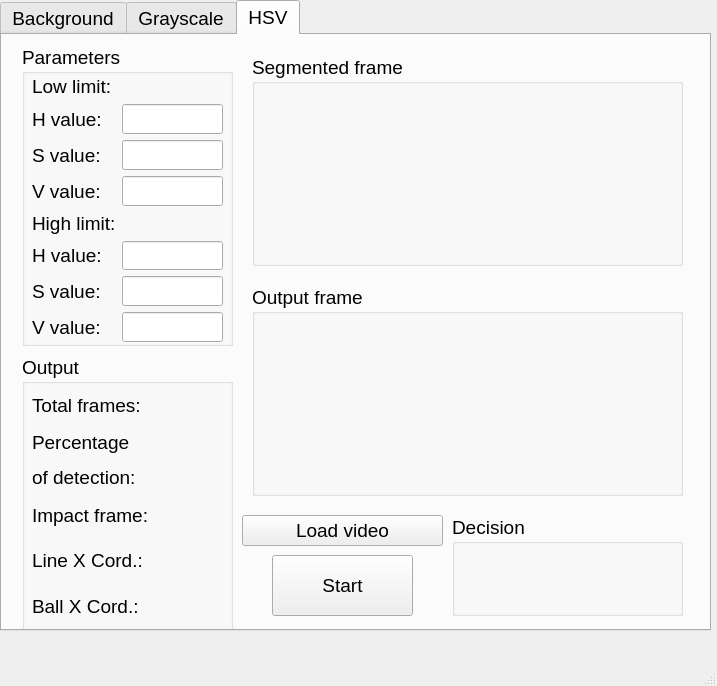
<?xml version="1.0" encoding="UTF-8"?>
<ui version="4.0">
 <class>MainWindow</class>
 <widget class="QMainWindow" name="MainWindow">
  <property name="enabled">
   <bool>true</bool>
  </property>
  <property name="geometry">
   <rect>
    <x>0</x>
    <y>0</y>
    <width>717</width>
    <height>686</height>
   </rect>
  </property>
  <property name="windowTitle">
   <string>Short Serve Faul Detection</string>
  </property>
  <widget class="QWidget" name="centralwidget">
   <widget class="QTabWidget" name="tabWidget">
    <property name="geometry">
     <rect>
      <x>0</x>
      <y>0</y>
      <width>711</width>
      <height>631</height>
     </rect>
    </property>
    <property name="font">
     <font>
      <pointsize>14</pointsize>
     </font>
    </property>
    <property name="currentIndex">
     <number>2</number>
    </property>
    <widget class="QWidget" name="tab">
     <attribute name="title">
      <string>Background</string>
     </attribute>
     <widget class="QPushButton" name="b_start">
      <property name="geometry">
       <rect>
        <x>50</x>
        <y>80</y>
        <width>141</width>
        <height>61</height>
       </rect>
      </property>
      <property name="font">
       <font>
        <pointsize>14</pointsize>
       </font>
      </property>
      <property name="text">
       <string>Start</string>
      </property>
     </widget>
     <widget class="QGroupBox" name="groupBox_9">
      <property name="geometry">
       <rect>
        <x>350</x>
        <y>480</y>
        <width>231</width>
        <height>101</height>
       </rect>
      </property>
      <property name="font">
       <font>
        <pointsize>14</pointsize>
       </font>
      </property>
      <property name="title">
       <string>Decision</string>
      </property>
      <widget class="QLabel" name="b_des">
       <property name="geometry">
        <rect>
         <x>10</x>
         <y>40</y>
         <width>211</width>
         <height>51</height>
        </rect>
       </property>
       <property name="font">
        <font>
         <pointsize>20</pointsize>
         <weight>75</weight>
         <bold>true</bold>
        </font>
       </property>
       <property name="text">
        <string/>
       </property>
       <property name="alignment">
        <set>Qt::AlignCenter</set>
       </property>
      </widget>
     </widget>
     <widget class="QGroupBox" name="groupBox_12">
      <property name="geometry">
       <rect>
        <x>250</x>
        <y>20</y>
        <width>431</width>
        <height>211</height>
       </rect>
      </property>
      <property name="font">
       <font>
        <pointsize>14</pointsize>
       </font>
      </property>
      <property name="title">
       <string>Segmented frame</string>
      </property>
      <widget class="QLabel" name="b_seg">
       <property name="geometry">
        <rect>
         <x>40</x>
         <y>30</y>
         <width>341</width>
         <height>181</height>
        </rect>
       </property>
       <property name="text">
        <string/>
       </property>
      </widget>
     </widget>
     <widget class="QGroupBox" name="groupBox_13">
      <property name="geometry">
       <rect>
        <x>250</x>
        <y>250</y>
        <width>431</width>
        <height>211</height>
       </rect>
      </property>
      <property name="font">
       <font>
        <pointsize>14</pointsize>
       </font>
      </property>
      <property name="title">
       <string>Output frame</string>
      </property>
      <widget class="QLabel" name="b_outf">
       <property name="geometry">
        <rect>
         <x>40</x>
         <y>30</y>
         <width>341</width>
         <height>181</height>
        </rect>
       </property>
       <property name="text">
        <string/>
       </property>
      </widget>
     </widget>
     <widget class="QPushButton" name="b_load">
      <property name="geometry">
       <rect>
        <x>20</x>
        <y>30</y>
        <width>201</width>
        <height>31</height>
       </rect>
      </property>
      <property name="font">
       <font>
        <pointsize>14</pointsize>
       </font>
      </property>
      <property name="text">
       <string>Load video</string>
      </property>
     </widget>
     <widget class="QGroupBox" name="groupBox_10">
      <property name="geometry">
       <rect>
        <x>10</x>
        <y>150</y>
        <width>211</width>
        <height>411</height>
       </rect>
      </property>
      <property name="font">
       <font>
        <pointsize>14</pointsize>
       </font>
      </property>
      <property name="title">
       <string>Output</string>
      </property>
      <widget class="QLabel" name="b_lx_4">
       <property name="geometry">
        <rect>
         <x>10</x>
         <y>240</y>
         <width>111</width>
         <height>21</height>
        </rect>
       </property>
       <property name="text">
        <string/>
       </property>
      </widget>
      <widget class="QWidget" name="verticalLayoutWidget_4">
       <property name="geometry">
        <rect>
         <x>10</x>
         <y>30</y>
         <width>191</width>
         <height>371</height>
        </rect>
       </property>
       <layout class="QVBoxLayout" name="verticalLayout_5">
        <item>
         <layout class="QGridLayout" name="gridLayout_3">
          <item row="0" column="0">
           <widget class="QLabel" name="label_31">
            <property name="font">
             <font>
              <pointsize>14</pointsize>
             </font>
            </property>
            <property name="text">
             <string>Total frames:</string>
            </property>
           </widget>
          </item>
          <item row="0" column="1">
           <widget class="QLabel" name="b_fout">
            <property name="font">
             <font>
              <pointsize>14</pointsize>
             </font>
            </property>
            <property name="text">
             <string/>
            </property>
            <property name="alignment">
             <set>Qt::AlignCenter</set>
            </property>
           </widget>
          </item>
          <item row="2" column="1">
           <widget class="QLabel" name="b_imp">
            <property name="font">
             <font>
              <pointsize>14</pointsize>
             </font>
            </property>
            <property name="text">
             <string/>
            </property>
            <property name="alignment">
             <set>Qt::AlignCenter</set>
            </property>
           </widget>
          </item>
          <item row="3" column="0">
           <widget class="QLabel" name="label_34">
            <property name="font">
             <font>
              <pointsize>14</pointsize>
             </font>
            </property>
            <property name="text">
             <string>Line X Cord.:</string>
            </property>
           </widget>
          </item>
          <item row="2" column="0">
           <widget class="QLabel" name="label_33">
            <property name="font">
             <font>
              <pointsize>14</pointsize>
             </font>
            </property>
            <property name="text">
             <string>Impact frame:</string>
            </property>
           </widget>
          </item>
          <item row="3" column="1">
           <widget class="QLabel" name="b_lxc">
            <property name="font">
             <font>
              <pointsize>14</pointsize>
              <weight>50</weight>
              <bold>false</bold>
             </font>
            </property>
            <property name="text">
             <string/>
            </property>
            <property name="alignment">
             <set>Qt::AlignCenter</set>
            </property>
           </widget>
          </item>
          <item row="1" column="1">
           <widget class="QLabel" name="b_pout">
            <property name="font">
             <font>
              <pointsize>14</pointsize>
             </font>
            </property>
            <property name="text">
             <string/>
            </property>
            <property name="alignment">
             <set>Qt::AlignCenter</set>
            </property>
           </widget>
          </item>
          <item row="1" column="0">
           <widget class="QLabel" name="label_32">
            <property name="font">
             <font>
              <pointsize>14</pointsize>
             </font>
            </property>
            <property name="text">
             <string>&lt;html&gt;&lt;head/&gt;&lt;body&gt;&lt;p&gt;Percentage &lt;/p&gt;&lt;p&gt;of detection:&lt;/p&gt;&lt;/body&gt;&lt;/html&gt;</string>
            </property>
           </widget>
          </item>
          <item row="4" column="0">
           <widget class="QLabel" name="label_35">
            <property name="font">
             <font>
              <pointsize>14</pointsize>
             </font>
            </property>
            <property name="text">
             <string>Ball X Cord.:</string>
            </property>
           </widget>
          </item>
          <item row="4" column="1">
           <widget class="QLabel" name="b_bxc">
            <property name="font">
             <font>
              <pointsize>14</pointsize>
              <weight>50</weight>
              <bold>false</bold>
             </font>
            </property>
            <property name="text">
             <string/>
            </property>
            <property name="alignment">
             <set>Qt::AlignCenter</set>
            </property>
           </widget>
          </item>
         </layout>
        </item>
       </layout>
      </widget>
     </widget>
    </widget>
    <widget class="QWidget" name="tab_2">
     <attribute name="title">
      <string>Grayscale</string>
     </attribute>
     <widget class="QLabel" name="label_5">
      <property name="geometry">
       <rect>
        <x>830</x>
        <y>450</y>
        <width>131</width>
        <height>21</height>
       </rect>
      </property>
      <property name="text">
       <string>Output frame</string>
      </property>
     </widget>
     <widget class="QPushButton" name="g_start">
      <property name="geometry">
       <rect>
        <x>50</x>
        <y>230</y>
        <width>141</width>
        <height>61</height>
       </rect>
      </property>
      <property name="text">
       <string>Start</string>
      </property>
     </widget>
     <widget class="QLabel" name="b_orig_3">
      <property name="geometry">
       <rect>
        <x>780</x>
        <y>250</y>
        <width>241</width>
        <height>181</height>
       </rect>
      </property>
      <property name="text">
       <string/>
      </property>
     </widget>
     <widget class="QGroupBox" name="groupBox_11">
      <property name="geometry">
       <rect>
        <x>350</x>
        <y>480</y>
        <width>231</width>
        <height>101</height>
       </rect>
      </property>
      <property name="title">
       <string>Decision</string>
      </property>
      <widget class="QLabel" name="g_des">
       <property name="geometry">
        <rect>
         <x>10</x>
         <y>40</y>
         <width>211</width>
         <height>51</height>
        </rect>
       </property>
       <property name="font">
        <font>
         <pointsize>20</pointsize>
         <weight>75</weight>
         <bold>true</bold>
        </font>
       </property>
       <property name="text">
        <string/>
       </property>
       <property name="alignment">
        <set>Qt::AlignCenter</set>
       </property>
      </widget>
     </widget>
     <widget class="QGroupBox" name="groupBox_5">
      <property name="geometry">
       <rect>
        <x>20</x>
        <y>10</y>
        <width>211</width>
        <height>161</height>
       </rect>
      </property>
      <property name="title">
       <string>Parameters</string>
      </property>
      <widget class="QWidget" name="gridLayoutWidget">
       <property name="geometry">
        <rect>
         <x>10</x>
         <y>30</y>
         <width>191</width>
         <height>121</height>
        </rect>
       </property>
       <layout class="QGridLayout" name="gridLayout">
        <item row="0" column="0">
         <widget class="QLabel" name="label">
          <property name="text">
           <string>Low limit:</string>
          </property>
         </widget>
        </item>
        <item row="0" column="1">
         <widget class="QLineEdit" name="g_low">
          <property name="alignment">
           <set>Qt::AlignCenter</set>
          </property>
         </widget>
        </item>
        <item row="1" column="0">
         <widget class="QLabel" name="label_2">
          <property name="text">
           <string>High limit:</string>
          </property>
         </widget>
        </item>
        <item row="1" column="1">
         <widget class="QLineEdit" name="g_high">
          <property name="alignment">
           <set>Qt::AlignCenter</set>
          </property>
         </widget>
        </item>
       </layout>
      </widget>
     </widget>
     <widget class="QPushButton" name="g_load">
      <property name="geometry">
       <rect>
        <x>20</x>
        <y>190</y>
        <width>201</width>
        <height>31</height>
       </rect>
      </property>
      <property name="text">
       <string>Load video</string>
      </property>
     </widget>
     <widget class="QGroupBox" name="groupBox_24">
      <property name="geometry">
       <rect>
        <x>20</x>
        <y>310</y>
        <width>211</width>
        <height>281</height>
       </rect>
      </property>
      <property name="title">
       <string>Output</string>
      </property>
      <widget class="QLabel" name="b_lx_5">
       <property name="geometry">
        <rect>
         <x>10</x>
         <y>240</y>
         <width>111</width>
         <height>21</height>
        </rect>
       </property>
       <property name="text">
        <string/>
       </property>
      </widget>
      <widget class="QWidget" name="verticalLayoutWidget_5">
       <property name="geometry">
        <rect>
         <x>10</x>
         <y>30</y>
         <width>191</width>
         <height>241</height>
        </rect>
       </property>
       <layout class="QVBoxLayout" name="verticalLayout_6">
        <item>
         <layout class="QGridLayout" name="gridLayout_4">
          <item row="0" column="0">
           <widget class="QLabel" name="label_49">
            <property name="text">
             <string>Total frames:</string>
            </property>
           </widget>
          </item>
          <item row="0" column="1">
           <widget class="QLabel" name="g_fout">
            <property name="text">
             <string/>
            </property>
            <property name="alignment">
             <set>Qt::AlignCenter</set>
            </property>
           </widget>
          </item>
          <item row="2" column="1">
           <widget class="QLabel" name="g_imp">
            <property name="text">
             <string/>
            </property>
            <property name="alignment">
             <set>Qt::AlignCenter</set>
            </property>
           </widget>
          </item>
          <item row="3" column="0">
           <widget class="QLabel" name="label_50">
            <property name="text">
             <string>Line X Cord.:</string>
            </property>
           </widget>
          </item>
          <item row="2" column="0">
           <widget class="QLabel" name="label_51">
            <property name="text">
             <string>Impact frame:</string>
            </property>
           </widget>
          </item>
          <item row="3" column="1">
           <widget class="QLabel" name="g_lxc">
            <property name="font">
             <font>
              <pointsize>14</pointsize>
              <weight>50</weight>
              <bold>false</bold>
             </font>
            </property>
            <property name="text">
             <string/>
            </property>
            <property name="alignment">
             <set>Qt::AlignCenter</set>
            </property>
           </widget>
          </item>
          <item row="1" column="1">
           <widget class="QLabel" name="g_pout">
            <property name="text">
             <string/>
            </property>
            <property name="alignment">
             <set>Qt::AlignCenter</set>
            </property>
           </widget>
          </item>
          <item row="1" column="0">
           <widget class="QLabel" name="label_52">
            <property name="text">
             <string>&lt;html&gt;&lt;head/&gt;&lt;body&gt;&lt;p&gt;Percentage &lt;/p&gt;&lt;p&gt;of detection:&lt;/p&gt;&lt;/body&gt;&lt;/html&gt;</string>
            </property>
           </widget>
          </item>
          <item row="4" column="0">
           <widget class="QLabel" name="label_53">
            <property name="text">
             <string>Ball X Cord.:</string>
            </property>
           </widget>
          </item>
          <item row="4" column="1">
           <widget class="QLabel" name="g_bxc">
            <property name="font">
             <font>
              <pointsize>14</pointsize>
              <weight>50</weight>
              <bold>false</bold>
             </font>
            </property>
            <property name="text">
             <string/>
            </property>
            <property name="alignment">
             <set>Qt::AlignCenter</set>
            </property>
           </widget>
          </item>
         </layout>
        </item>
       </layout>
      </widget>
     </widget>
     <widget class="QGroupBox" name="groupBox_25">
      <property name="geometry">
       <rect>
        <x>250</x>
        <y>20</y>
        <width>431</width>
        <height>211</height>
       </rect>
      </property>
      <property name="title">
       <string>Segmented frame</string>
      </property>
      <widget class="QLabel" name="g_seg">
       <property name="geometry">
        <rect>
         <x>40</x>
         <y>30</y>
         <width>341</width>
         <height>181</height>
        </rect>
       </property>
       <property name="text">
        <string/>
       </property>
      </widget>
     </widget>
     <widget class="QGroupBox" name="groupBox_26">
      <property name="geometry">
       <rect>
        <x>250</x>
        <y>250</y>
        <width>431</width>
        <height>211</height>
       </rect>
      </property>
      <property name="title">
       <string>Output frame</string>
      </property>
      <widget class="QLabel" name="g_outf">
       <property name="geometry">
        <rect>
         <x>40</x>
         <y>30</y>
         <width>341</width>
         <height>181</height>
        </rect>
       </property>
       <property name="text">
        <string/>
       </property>
      </widget>
     </widget>
    </widget>
    <widget class="QWidget" name="tab_3">
     <attribute name="title">
      <string>HSV</string>
     </attribute>
     <widget class="QLabel" name="label_14">
      <property name="geometry">
       <rect>
        <x>790</x>
        <y>300</y>
        <width>131</width>
        <height>21</height>
       </rect>
      </property>
      <property name="text">
       <string>Output frame</string>
      </property>
     </widget>
     <widget class="QPushButton" name="hsv_start">
      <property name="geometry">
       <rect>
        <x>270</x>
        <y>520</y>
        <width>141</width>
        <height>61</height>
       </rect>
      </property>
      <property name="text">
       <string>Start</string>
      </property>
     </widget>
     <widget class="QLabel" name="hsv_out">
      <property name="geometry">
       <rect>
        <x>710</x>
        <y>40</y>
        <width>271</width>
        <height>221</height>
       </rect>
      </property>
      <property name="text">
       <string/>
      </property>
     </widget>
     <widget class="QGroupBox" name="groupBox_8">
      <property name="geometry">
       <rect>
        <x>20</x>
        <y>10</y>
        <width>211</width>
        <height>301</height>
       </rect>
      </property>
      <property name="title">
       <string>Parameters</string>
      </property>
      <widget class="QWidget" name="gridLayoutWidget_4">
       <property name="geometry">
        <rect>
         <x>10</x>
         <y>30</y>
         <width>191</width>
         <height>267</height>
        </rect>
       </property>
       <layout class="QGridLayout" name="gridLayout_5">
        <item row="3" column="0">
         <widget class="QLabel" name="label_9">
          <property name="text">
           <string>V value:</string>
          </property>
         </widget>
        </item>
        <item row="5" column="1">
         <widget class="QLineEdit" name="hsv_hh">
          <property name="alignment">
           <set>Qt::AlignCenter</set>
          </property>
         </widget>
        </item>
        <item row="1" column="0">
         <widget class="QLabel" name="label_6">
          <property name="text">
           <string>H value:</string>
          </property>
         </widget>
        </item>
        <item row="6" column="0">
         <widget class="QLabel" name="label_11">
          <property name="text">
           <string>S value:</string>
          </property>
         </widget>
        </item>
        <item row="4" column="0">
         <widget class="QLabel" name="label_26">
          <property name="text">
           <string>High limit:</string>
          </property>
         </widget>
        </item>
        <item row="2" column="0">
         <widget class="QLabel" name="label_7">
          <property name="text">
           <string>S value:</string>
          </property>
         </widget>
        </item>
        <item row="3" column="1">
         <widget class="QLineEdit" name="hsv_lv">
          <property name="alignment">
           <set>Qt::AlignCenter</set>
          </property>
         </widget>
        </item>
        <item row="5" column="0">
         <widget class="QLabel" name="label_10">
          <property name="text">
           <string>H value:</string>
          </property>
         </widget>
        </item>
        <item row="0" column="0">
         <widget class="QLabel" name="label_13">
          <property name="text">
           <string>Low limit:</string>
          </property>
         </widget>
        </item>
        <item row="1" column="1">
         <widget class="QLineEdit" name="hsv_lh">
          <property name="alignment">
           <set>Qt::AlignCenter</set>
          </property>
         </widget>
        </item>
        <item row="2" column="1">
         <widget class="QLineEdit" name="hsv_ls">
          <property name="alignment">
           <set>Qt::AlignCenter</set>
          </property>
         </widget>
        </item>
        <item row="6" column="1">
         <widget class="QLineEdit" name="hsv_hs">
          <property name="alignment">
           <set>Qt::AlignCenter</set>
          </property>
         </widget>
        </item>
        <item row="7" column="0">
         <widget class="QLabel" name="label_12">
          <property name="text">
           <string>V value:</string>
          </property>
         </widget>
        </item>
        <item row="7" column="1">
         <widget class="QLineEdit" name="hsv_hv">
          <property name="alignment">
           <set>Qt::AlignCenter</set>
          </property>
         </widget>
        </item>
       </layout>
      </widget>
     </widget>
     <widget class="QPushButton" name="hsv_load">
      <property name="geometry">
       <rect>
        <x>240</x>
        <y>480</y>
        <width>201</width>
        <height>31</height>
       </rect>
      </property>
      <property name="text">
       <string>Load video</string>
      </property>
     </widget>
     <widget class="QGroupBox" name="groupBox_27">
      <property name="geometry">
       <rect>
        <x>20</x>
        <y>320</y>
        <width>211</width>
        <height>281</height>
       </rect>
      </property>
      <property name="title">
       <string>Output</string>
      </property>
      <widget class="QLabel" name="b_lx_6">
       <property name="geometry">
        <rect>
         <x>10</x>
         <y>240</y>
         <width>111</width>
         <height>21</height>
        </rect>
       </property>
       <property name="text">
        <string/>
       </property>
      </widget>
      <widget class="QWidget" name="verticalLayoutWidget_6">
       <property name="geometry">
        <rect>
         <x>10</x>
         <y>30</y>
         <width>191</width>
         <height>241</height>
        </rect>
       </property>
       <layout class="QVBoxLayout" name="verticalLayout_7">
        <item>
         <layout class="QGridLayout" name="gridLayout_6">
          <item row="0" column="0">
           <widget class="QLabel" name="label_54">
            <property name="text">
             <string>Total frames:</string>
            </property>
           </widget>
          </item>
          <item row="0" column="1">
           <widget class="QLabel" name="hsv_fout">
            <property name="text">
             <string/>
            </property>
            <property name="alignment">
             <set>Qt::AlignCenter</set>
            </property>
           </widget>
          </item>
          <item row="2" column="1">
           <widget class="QLabel" name="hsv_imp">
            <property name="text">
             <string/>
            </property>
            <property name="alignment">
             <set>Qt::AlignCenter</set>
            </property>
           </widget>
          </item>
          <item row="3" column="0">
           <widget class="QLabel" name="label_55">
            <property name="text">
             <string>Line X Cord.:</string>
            </property>
           </widget>
          </item>
          <item row="2" column="0">
           <widget class="QLabel" name="label_56">
            <property name="text">
             <string>Impact frame:</string>
            </property>
           </widget>
          </item>
          <item row="3" column="1">
           <widget class="QLabel" name="hsv_lxc">
            <property name="font">
             <font>
              <pointsize>14</pointsize>
              <weight>50</weight>
              <bold>false</bold>
             </font>
            </property>
            <property name="text">
             <string/>
            </property>
            <property name="alignment">
             <set>Qt::AlignCenter</set>
            </property>
           </widget>
          </item>
          <item row="1" column="1">
           <widget class="QLabel" name="hsv_pout">
            <property name="text">
             <string/>
            </property>
            <property name="alignment">
             <set>Qt::AlignCenter</set>
            </property>
           </widget>
          </item>
          <item row="1" column="0">
           <widget class="QLabel" name="label_57">
            <property name="text">
             <string>&lt;html&gt;&lt;head/&gt;&lt;body&gt;&lt;p&gt;Percentage &lt;/p&gt;&lt;p&gt;of detection:&lt;/p&gt;&lt;/body&gt;&lt;/html&gt;</string>
            </property>
           </widget>
          </item>
          <item row="4" column="0">
           <widget class="QLabel" name="label_58">
            <property name="text">
             <string>Ball X Cord.:</string>
            </property>
           </widget>
          </item>
          <item row="4" column="1">
           <widget class="QLabel" name="hsv_bxc">
            <property name="font">
             <font>
              <pointsize>14</pointsize>
              <weight>50</weight>
              <bold>false</bold>
             </font>
            </property>
            <property name="text">
             <string/>
            </property>
            <property name="alignment">
             <set>Qt::AlignCenter</set>
            </property>
           </widget>
          </item>
         </layout>
        </item>
       </layout>
      </widget>
     </widget>
     <widget class="QGroupBox" name="groupBox_28">
      <property name="geometry">
       <rect>
        <x>250</x>
        <y>20</y>
        <width>431</width>
        <height>211</height>
       </rect>
      </property>
      <property name="title">
       <string>Segmented frame</string>
      </property>
      <widget class="QLabel" name="hsv_seg">
       <property name="geometry">
        <rect>
         <x>40</x>
         <y>30</y>
         <width>341</width>
         <height>181</height>
        </rect>
       </property>
       <property name="text">
        <string/>
       </property>
      </widget>
     </widget>
     <widget class="QGroupBox" name="groupBox_29">
      <property name="geometry">
       <rect>
        <x>250</x>
        <y>250</y>
        <width>431</width>
        <height>211</height>
       </rect>
      </property>
      <property name="title">
       <string>Output frame</string>
      </property>
      <widget class="QLabel" name="hsv_outf">
       <property name="geometry">
        <rect>
         <x>40</x>
         <y>30</y>
         <width>341</width>
         <height>181</height>
        </rect>
       </property>
       <property name="text">
        <string/>
       </property>
      </widget>
     </widget>
     <widget class="QGroupBox" name="groupBox_30">
      <property name="geometry">
       <rect>
        <x>450</x>
        <y>480</y>
        <width>231</width>
        <height>101</height>
       </rect>
      </property>
      <property name="title">
       <string>Decision</string>
      </property>
      <widget class="QLabel" name="hsv_des">
       <property name="geometry">
        <rect>
         <x>10</x>
         <y>40</y>
         <width>211</width>
         <height>51</height>
        </rect>
       </property>
       <property name="font">
        <font>
         <pointsize>20</pointsize>
         <weight>75</weight>
         <bold>true</bold>
        </font>
       </property>
       <property name="text">
        <string/>
       </property>
       <property name="alignment">
        <set>Qt::AlignCenter</set>
       </property>
      </widget>
     </widget>
    </widget>
   </widget>
  </widget>
  <widget class="QMenuBar" name="menubar">
   <property name="geometry">
    <rect>
     <x>0</x>
     <y>0</y>
     <width>717</width>
     <height>26</height>
    </rect>
   </property>
  </widget>
  <widget class="QStatusBar" name="statusbar"/>
 </widget>
 <resources/>
 <connections/>
</ui>
